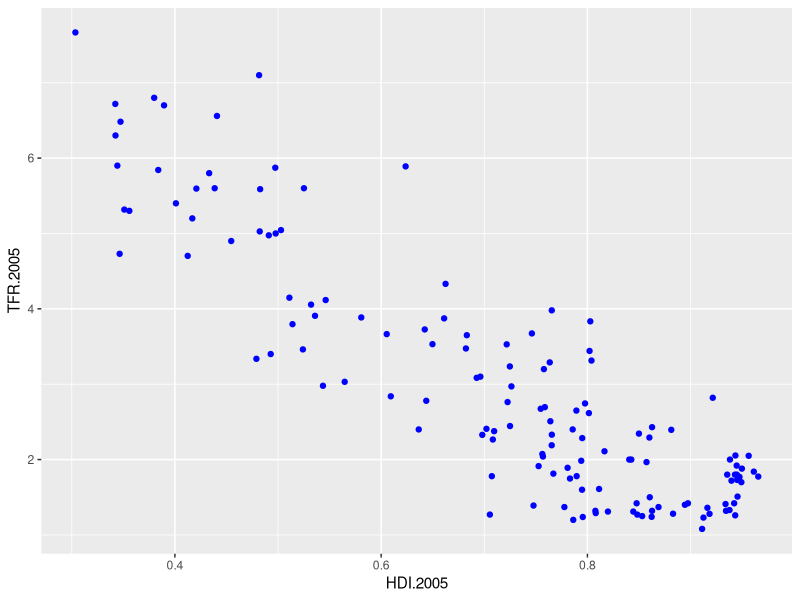
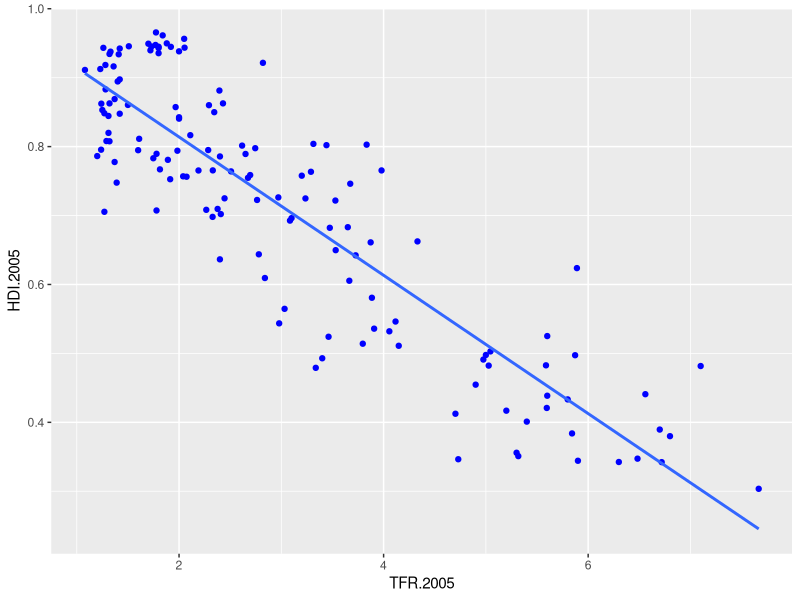
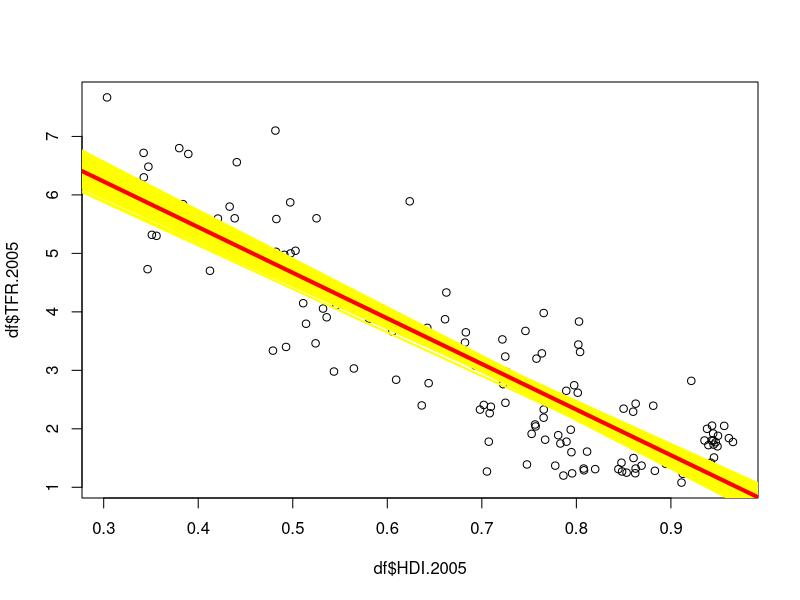
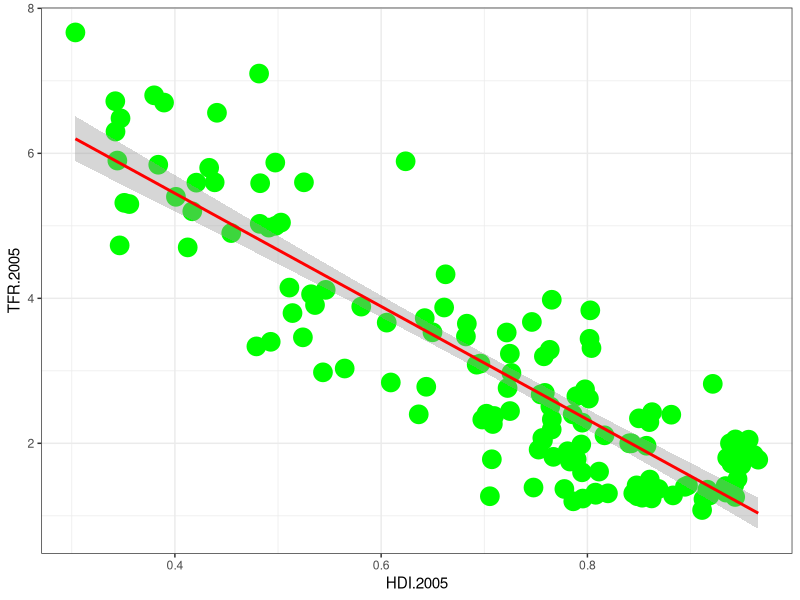
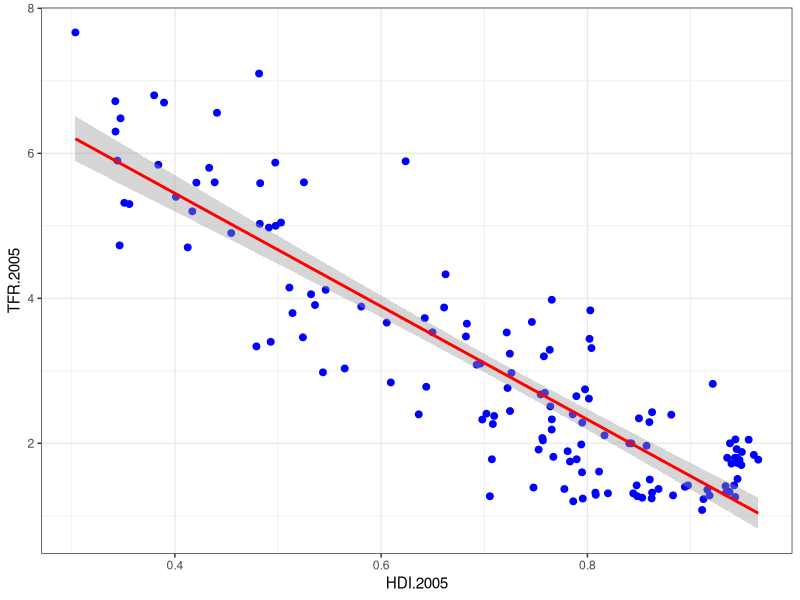
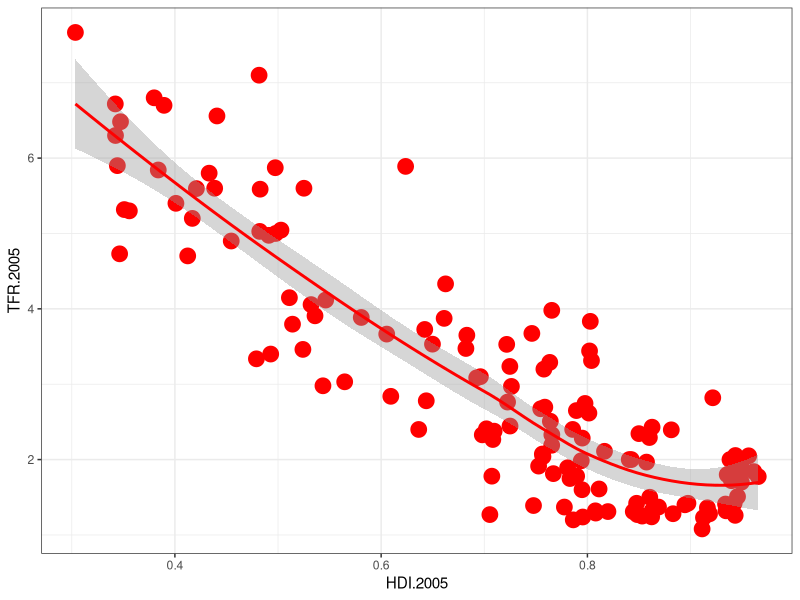

Here is the R script that generated these plots, in order: (Note: this script raises an error after producing the figures.)
############## Load Data #####

# install.packages("MASS") 
library(MASS)
library(ggplot2)
library(dplyr)
library(broom)
df <- read.csv("data/nature08230-s2.csv")
df <- tbl_df(df)
df <- select(df, country, HDI.2005, TFR.2005)
df <- filter(df, !is.na(HDI.2005), !is.na(TFR.2005))
df

############## Linear Regression ##########

ggplot(df, aes(x = HDI.2005, y = TFR.2005)) +
  geom_point(color = "blue")


lfit <- lm(TFR.2005 ~ HDI.2005, data = df)
tidy(lfit)

ggplot(df, aes(x = TFR.2005, y = HDI.2005)) +
  geom_point(color = "blue") + 
  geom_smooth(method = "lm", se = F)

# 
vcov(lfit) 

# multivariate random normal
mvrnorm(1, mu = lfit$coefficients, Sigma = vcov(lfit)) 
mvrnorm(2, mu = lfit$coefficients, Sigma = vcov(lfit)) 

# draw 100
sample.coefs <- mvrnorm(100, mu = lfit$coefficients, Sigma = vcov(lfit)) 
sample.coefs[1, ]
head(sample.coefs)

############## Introduction to Loops ##########

# Ex. 1
x <- c(5, 12, 13)
for (n in x){
  print( n ^ 2)
}

# Ex. 2
for (i in 1:10){
  print("Hello world!")
  print(i*i)
}

## which is the same as 
x<- c(1:10)
for (i in x){
  print("Hello world!")
  print(i*i)
}

## and 
x <- c(1:10)
for (snow in x){     # the counter can take any name
  print("Hello world!")
  print(snow*snow)
}


# Ex. 3
sqr <-  seq(1, 100, by=2) # generating sequences of 50 numbers
head(sqr)
sqr.squared <- NULL  ## setting up empty vector
for (n in 1:50) {
  sqr.squared[n] <- sqr[n]^2
}

head(sqr.squared)
head(cbind(sqr, sqr.squared))

head(sqr.squared)
head(cbind(sqr, sqr.squared))


############## for Loops ##########

plot(x = df$HDI.2005, y = df$TFR.2005)
abline(sample.coefs[1, ], col = "yellow", lwd = 2)


# let row be everything from 1 to 100
for (row in 1:100) {
  abline(sample.coefs[row, ], col = "yellow", lwd = 2)
} 

abline(lfit, col = "red", lwd = 4)

#### Introduction to Functions ########

# Creating a function, called f1, which adds a pair of numbers.
f1 <- function(x, y) {
  x + y
}

f1(3, 4)
f1(2, 6)

# Ex. 2
my.scatter.plot <- function(color, size = 2, method) { # set default size to 2
  ggplot(df, aes(x = HDI.2005, y =  TFR.2005)) + 
    geom_point(color = color, size = size) +   # color and size vary based on inputs
    geom_smooth(method = method, color = "red") + # line will always be red
    theme_bw()                                    # theme will always be bw
}

my.scatter.plot(color = "green", size = 6,  method = "lm")
my.scatter.plot(color = "blue",  method = "lm")
my.scatter.plot("red", 5, "loess")

############# Functions ###########

## calculating Root mean squared error RMSE

# intercept + slope * HDI

predicted.TFR <- sample.coefs[1, 1] + sample.coefs[1, 2] * df$HDI.2005
residuals <- df$TFR.2005 - predicted.TFR
RMSE <- sqrt(mean(residuals^2))


Calc.RMSE <- function(intercept, slope){
  
  predicted.TFR <- intercept + slope * HDI.2005
  residuals <- TFR.2005 - predicted.TFR
  RMSE = sqrt(mean(residuals ^ 2))
  return(RMSE)
  
} 


Calc.RMSE(9, -7) # made up intercept and slope

# Draw 40
Calc.RMSE(intercept = sample.coefs[40, 1], slope = sample.coefs[40, 2])
Calc.RMSE(sample.coefs[40, 1], sample.coefs[40, 2]) 

# Draw 50
Calc.RMSE(sample.coefs[50, 1], sample.coefs[50, 2]) 




Matt.rmse <- function(prediction.vec, truth.vec) {
  # function to calculate RMSE
  # for vector of predictions and vector of truth
  # CHECK INPUTS
  if (length(prediction.vec) != length(truth.vec)) {
    stop("ERROR: prediction.vec and truth.vec are not the same length")
  }
  if (any(is.na(prediction.vec))) {
    stop("ERROR: prediction.vec has NA")
  }
  
  if (any(is.na(truth.vec))) {
    stop("ERROR: truth.vec has NA")
  }
  # FINISHED CHECKING INPUTS
  result <- sqrt(mean((prediction.vec - truth.vec)^2))
  # CHECK OUTPUT
  if (is.na(result)) stop("ERROR: result in NA")
  return(result)
}

str(lfit)
Matt.rmse(lfit$fitted.value, TFR.2005)
